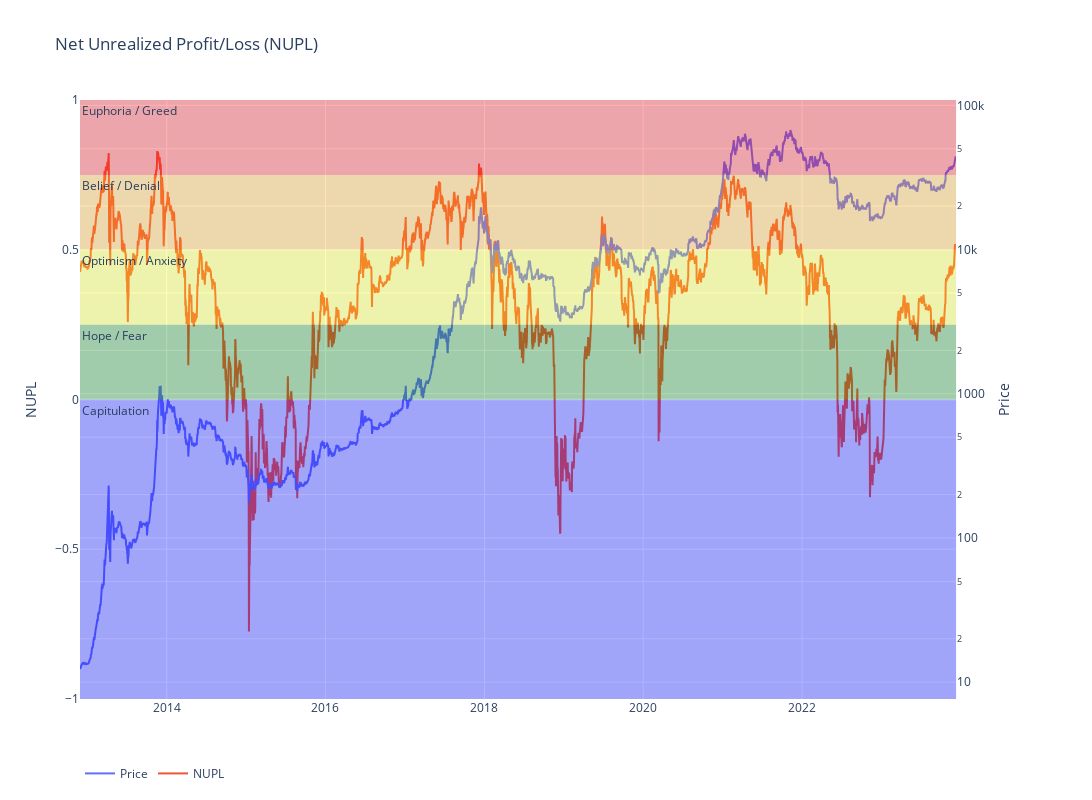

Notebook cell for this chart:
### Code cell
#NUPL
import plotly.graph_objects as go
from plotly.subplots import make_subplots

nupl_data = metrics['2012-11-28':][['PriceUSD', 'CapMrktCurUSD', 'CapRealUSD']]
nupl_data['nupl'] = (nupl_data['CapMrktCurUSD'] - nupl_data['CapRealUSD']) / nupl_data['CapMrktCurUSD']
# Create figure with secondary y-axis
fig = make_subplots(specs=[[{"secondary_y": True}]])

# Add traces
fig.add_trace(
    go.Scatter(x=nupl_data.index, y=nupl_data['PriceUSD'], name='Price'),
        secondary_y=True)
fig.add_trace(
    go.Scatter(x=nupl_data.index, y=nupl_data['nupl'], name='NUPL'),
        secondary_y=False)

#Capitulation
fig.add_hrect(y0=-1.0, y1=0.0,
    line_width=0, fillcolor='blue',
    opacity=0.3,
    annotation_text="Capitulation", annotation_position="top left",
    secondary_y=False)

#Hope/Fear
fig.add_hrect(y0=0.0, y1=0.25,
    line_width=0,
    fillcolor='green',
    opacity=0.3,
    annotation_text="Hope / Fear", annotation_position="top left",
    secondary_y=False)

#Optimism/Anxiety
fig.add_hrect(y0=0.25, y1=0.50,
    line_width=0,
    fillcolor='yellow',
    opacity=0.3,
    annotation_text="Optimism / Anxiety", annotation_position="top left",
    secondary_y=False)

#Belief/Denial
fig.add_hrect(y0=0.50, y1=0.75,
    line_width=0,
    fillcolor='orange',
    opacity=0.3,
    annotation_text="Belief / Denial",
    annotation_position="top left",
    secondary_y=False)

#Euphoria/Greed
fig.add_hrect(y0=0.75, y1=1.0,
    line_width=0,
    fillcolor='red',
    opacity=0.3,
    annotation_text="Euphoria / Greed", annotation_position="top left",
    secondary_y=False)

# Add figure title
fig.update_layout(
    title_text='Net Unrealized Profit/Loss (NUPL)',
    legend=dict(orientation="h"),
    width=1400, height=800,
    hovermode='x unified')

# Set y-axes titles
fig.update_yaxes(title_text='Price', type='log', secondary_y=True)
fig.update_yaxes(title_text='NUPL', secondary_y=False)

fig.show()

### Figure 1 — Plotly figure (JSON) as saved in the notebook; plotly's stock layout.template omitted (floating-point values rounded to 4 significant figures; data arrays with more than 128 entries replaced by an {"elided": "..."} marker saying what was removed)
{"data": [{"name": "Price", "type": "scatter", "x": {"elided": "4032 str values"}, "xaxis": "x", "y": {"elided": "4032 float values"}, "yaxis": "y2"}, {"name": "NUPL", "type": "scatter", "x": {"elided": "4032 str values"}, "xaxis": "x", "y": {"elided": "4032 float values"}, "yaxis": "y"}], "layout": {"annotations": [{"showarrow": false, "text": "Capitulation", "x": 0, "xanchor": "left", "xref": "x domain", "y": 0, "yanchor": "top", "yref": "y"}, {"showarrow": false, "text": "Hope / Fear", "x": 0, "xanchor": "left", "xref": "x domain", "y": 0.25, "yanchor": "top", "yref": "y"}, {"showarrow": false, "text": "Optimism / Anxiety", "x": 0, "xanchor": "left", "xref": "x domain", "y": 0.5, "yanchor": "top", "yref": "y"}, {"showarrow": false, "text": "Belief / Denial", "x": 0, "xanchor": "left", "xref": "x domain", "y": 0.75, "yanchor": "top", "yref": "y"}, {"showarrow": false, "text": "Euphoria / Greed", "x": 0, "xanchor": "left", "xref": "x domain", "y": 1, "yanchor": "top", "yref": "y"}], "height": 800, "hovermode": "x unified", "legend": {"orientation": "h"}, "shapes": [{"fillcolor": "blue", "line": {"width": 0}, "opacity": 0.3, "type": "rect", "x0": 0, "x1": 1, "xref": "x domain", "y0": -1, "y1": 0, "yref": "y"}, {"fillcolor": "green", "line": {"width": 0}, "opacity": 0.3, "type": "rect", "x0": 0, "x1": 1, "xref": "x domain", "y0": 0, "y1": 0.25, "yref": "y"}, {"fillcolor": "yellow", "line": {"width": 0}, "opacity": 0.3, "type": "rect", "x0": 0, "x1": 1, "xref": "x domain", "y0": 0.25, "y1": 0.5, "yref": "y"}, {"fillcolor": "orange", "line": {"width": 0}, "opacity": 0.3, "type": "rect", "x0": 0, "x1": 1, "xref": "x domain", "y0": 0.5, "y1": 0.75, "yref": "y"}, {"fillcolor": "red", "line": {"width": 0}, "opacity": 0.3, "type": "rect", "x0": 0, "x1": 1, "xref": "x domain", "y0": 0.75, "y1": 1, "yref": "y"}], "title": {"text": "Net Unrealized Profit/Loss (NUPL)"}, "width": 1400, "xaxis": {"anchor": "y", "domain": [0, 0.94]}, "yaxis": {"anchor": "x", "domain": [0, 1], "title": {"text": "NUPL"}}, "yaxis2": {"anchor": "x", "overlaying": "y", "side": "right", "title": {"text": "Price"}, "type": "log"}}}
